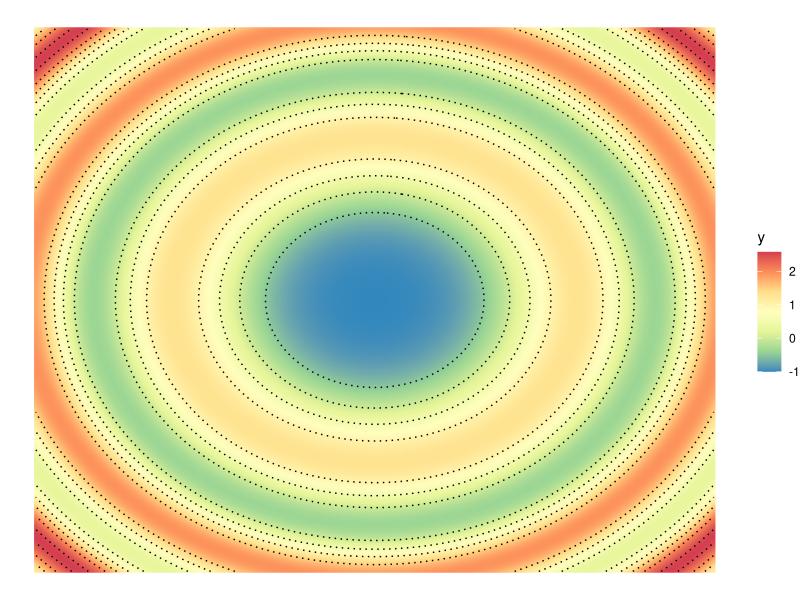
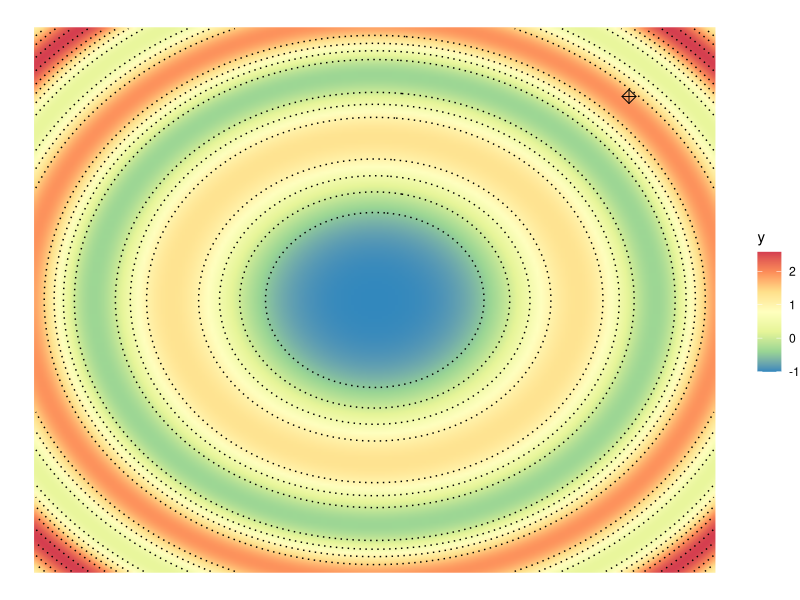
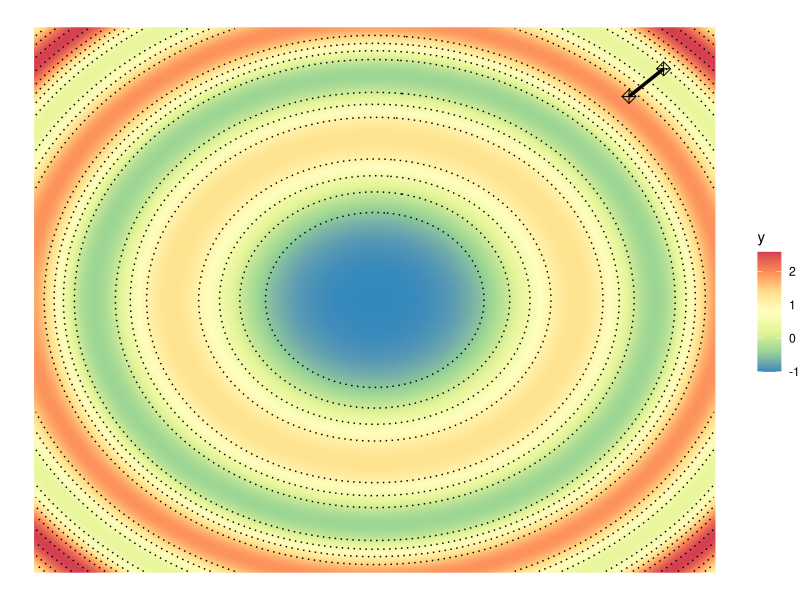

These charts were generated, in order, by the following R code:
## ---- chunk 1
f_fun <- function(x,gamma=4){
  return(x[1]^2+gamma*x[2]^2)
}

f_grad <- function(x,gamma=4){
  g = rep(0,2)
  g[1] = 2*x[1]
  g[2] = 2*gamma*x[2]
  return(g)
}

plot_scale = 2
plot_center = c(0,0)
## ---- chunk 2
f_fun <- function(x){
  return(exp(x[1]+3*x[2]-0.1)+exp(x[1]-3*x[2]-0.1)+exp(-x[1]-0.1))
}

f_grad <- function(x){
  g = rep(0,2)
  g[1] = exp(x[1]+3*x[2]-0.1)+exp(x[1]-3*x[2]-0.1)-exp(-x[1]-0.1)
  g[2] = 3*exp(x[1]+3*x[2]-0.1)-3*exp(x[1]-3*x[2]-0.1)
  return(g)
}

plot_scale = 3
plot_center = c(-0.345,0)
## ---- chunk 3
f_fun <- function(x, gamma=0.1){
  return(-cos(x[1]^2+x[2]^2) + gamma * (x[1]^2+x[2]^2) )
}

f_grad <- function(x, gamma=0.1){
  g = rep(0,2)
  g[1] = sin(x[1]^2+x[2]^2) * 2 * x[1] + 2*gamma*x[1]
  g[2] = sin(x[1]^2+x[2]^2) * 2 * x[2] + 2*gamma*x[2]
  return(g)
}

plot_scale = 3
plot_center = c(0,0)
## ---- chunk 4
library(ggplot2)
x_uni = seq(-1,1,0.01)*plot_scale
n_uni = length(x_uni)
n = n_uni^2
x = matrix(0, nrow=n, ncol=2)
y = rep(0, n)
loc = 1
for (i in 1:n_uni){
  for (j in 1:n_uni){
    x[loc,] = c(x_uni[i], x_uni[j]) + plot_center
    y[loc] = f_fun(x[loc,])
    loc = loc + 1
  }
}
df = data.frame(x1=x[,1],x2=x[,2],y=y)
p0 = ggplot() + geom_raster(data=df,aes(x1,x2,fill=y),interpolate=TRUE) + 
  scale_fill_distiller(palette = "Spectral") + 
  geom_contour(data=df,aes(x1,x2,z=y),color='black',linetype="dotted") + 
  theme_void()
print(p0)
## ---- chunk 5
backtracking <- function(fun, grad, x, y, alpha=0.2, beta=0.5, t_init=1){
  gradient = grad(x)
  t = t_init
  accept = FALSE
  while (!accept){
    x_new = x - t*gradient
    y_new = fun(x_new)
    if (y_new <= y - alpha*t*sum(gradient^2)){
      accept = TRUE
    } else{
      t = t * beta
    }
  }
  return(list(x_new,y_new))
}


GD <- function(fun, grad, x0, alpha=0.2, beta=0.5, tol=1e-5){
  maxIter = 1000
  x = x0
  y = fun(x0)
  for (i in 1:maxIter){
    xy_new = backtracking(fun, grad, x, y, alpha, beta)
    if (abs(xy_new[[2]]-y)<tol){
      break
    }
    x = xy_new[[1]]
    y = xy_new[[2]]
  }
  return(c(xy_new,i))
}
## ---- chunk 6
## for non-convex example, deviation=0.75 stucks, while =0.4 works
deviation=0.75
x = c(1,1)*deviation*plot_scale + plot_center
y = f_fun(x)
df_point = data.frame(x1=x[1],x2=x[2])
pk = p0 + geom_point(data=df_point,aes(x1,x2),shape=9,size=3)
print(pk)
## ---- chunk 7
tol = 1e-5
xy_new = backtracking(f_fun, f_grad, x, y)
x_new = xy_new[[1]]
df_point = data.frame(x1=x_new[1],x2=x_new[2])
df_line = data.frame(x1=c(x[1],x_new[1]),x2=c(x[2],x_new[2]))
pk = pk + geom_point(data=df_point,aes(x1,x2),shape=9,size=3) + 
  geom_line(data=df_line,aes(x1,x2),linewidth=1.2)
print(pk)
x = x_new
y = xy_new[[2]]
print(xy_new)
## ---- chunk 8
gd_obj = GD(f_fun, f_grad, c(1,1))
print(gd_obj)
